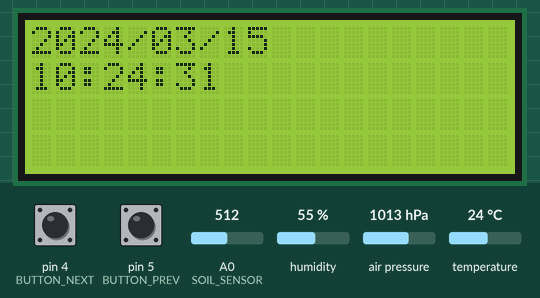
This sketch was run on a simulated Arduino Uno, built with avr-gcc and run on an emulated ATmega328P. On the bench: 20×4 character LCD. The inputs (shaded band) are chosen by the test bench; at power-on: pin 4 (BUTTON_NEXT) HIGH, pin 5 (BUTTON_PREV) HIGH, air pressure 1013 hPa, temperature 24 °C, A0 (SOIL_SENSOR) = 512, humidity 55 %. The local clock reads 2024-03-15 10:24:30 at power-on unless the sketch sets it.

Above: at 1.2 s.
1.3 s: pin 4 (BUTTON_NEXT) pulled LOW for 1.25 s
At 2.9 s:
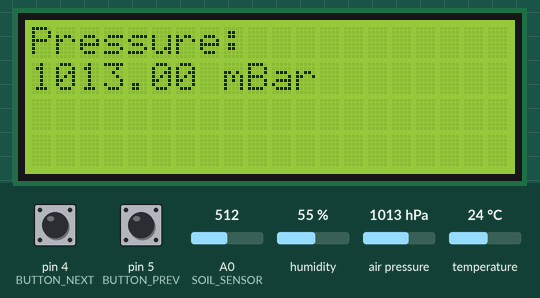
4.0 s: pin 5 (BUTTON_PREV) pulled LOW for 3.2 s
At 8.3 s:
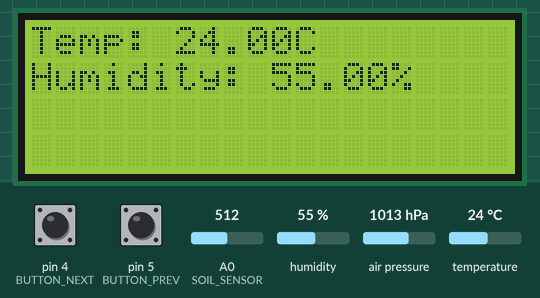
8.7 s: pin 4 (BUTTON_NEXT) pulled LOW for 3.2 s
At 9.6 s:
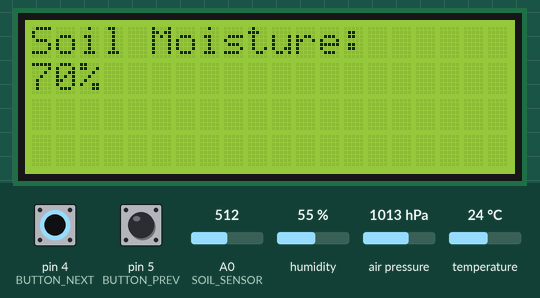
13.4 s: air pressure set to 952 hPa
At 14.1 s:
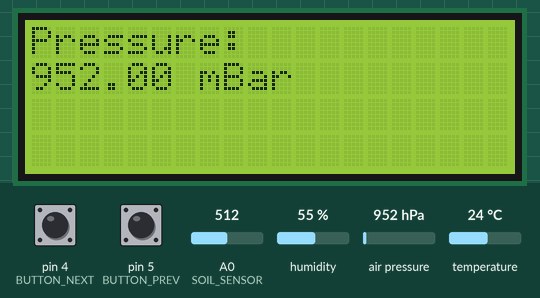
15.3 s: pin 5 (BUTTON_PREV) pulled LOW for 3.2 s
At 16.3 s:
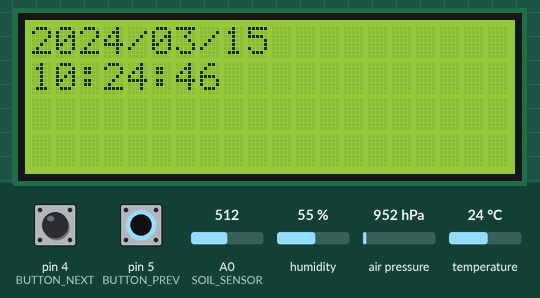
22.6 s: temperature set to 9 °C
At 23.0 s:
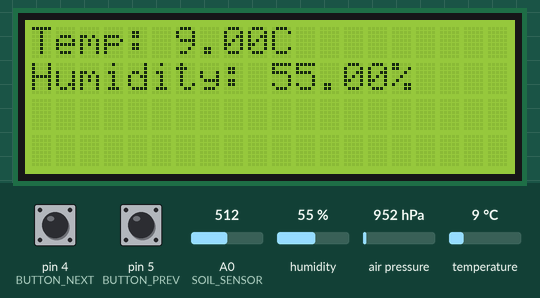
Timing chart, 0 to 25.6 s (numbered marks = the images above; inputs shaded):
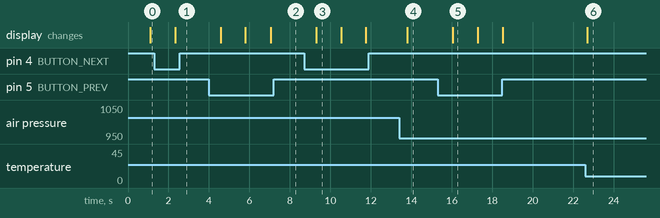

The sketch:

meteo_station.ino
```cpp
#include <Wire.h>
#include <LiquidCrystal_I2C.h>
#include <RTClib.h>
#include <Adafruit_BMP085.h>
#include <DHT.h>

#define SOIL_SENSOR A0  // Define the analog pin

#define DHTPIN 2
#define DHTTYPE DHT11

// Initialize devices
LiquidCrystal_I2C lcd(0x27,20,4);  // set the LCD address to 0x27 for a 16 chars and 2 line display

RTC_DS3231 rtc;  // Updated to DS3231
Adafruit_BMP085 bmp;
DHT dht(DHTPIN, DHTTYPE);

// Button pins
#define BUTTON_NEXT 4
#define BUTTON_PREV 5
#define BUTTON_GND  7

// Screen states
enum Screen { TIME_DATE, PRESSURE, HUMIDITY_TEMP, SOIL };
Screen currentScreen = TIME_DATE;

void setup() {
    lcd.init();
    lcd.backlight();

    pinMode(BUTTON_NEXT, INPUT_PULLUP);
    pinMode(BUTTON_PREV, INPUT_PULLUP);
    pinMode(BUTTON_GND, OUTPUT);
    digitalWrite(BUTTON_GND,LOW);

    if (!rtc.begin()) {
        lcd.print("RTC Error");
        while (1);
    }

    if (rtc.lostPower()) {
        lcd.print("RTC Reset");
        rtc.adjust(DateTime(F(__DATE__), F(__TIME__))); // Set time to compile time
        delay(2000);
    }

    if (!bmp.begin()) {
        lcd.print("BMP180 Error");
        while (1);
    }

    dht.begin();
}

void loop() {
    if (digitalRead(BUTTON_NEXT) == LOW) {
        currentScreen = (Screen)((currentScreen + 1) % 4);
        delay(200); // Debounce
    }

    if (digitalRead(BUTTON_PREV) == LOW) {
        currentScreen = (Screen)((currentScreen - 1 + 4) % 4); // Go back
        delay(200);
    }

    lcd.clear();
    switch (currentScreen) {
        case TIME_DATE:
            displayTimeDate();
            break;
        case PRESSURE:
            displayPressure();
            break;
        case HUMIDITY_TEMP:
            displayHumidityTemp();
            break;
        case SOIL:
            displaySoil();
            break;
    }
    delay(1000); // Small delay to avoid flickering
}

String twoDigits(int number) {
    if (number < 10) return "0" + String(number);
    return String(number);
}

void displayTimeDate() {
    DateTime now = rtc.now();
    lcd.setCursor(0, 0);
    lcd.print(now.year());
    lcd.print('/');
    lcd.print(twoDigits(now.month()));
    lcd.print('/');
    lcd.print(twoDigits(now.day()));

    lcd.setCursor(0, 1);
    lcd.print(twoDigits(now.hour()));
    lcd.print(':');
    lcd.print(twoDigits(now.minute()));
    lcd.print(':');
    lcd.print(twoDigits(now.second()));
}

void displayPressure() {
    lcd.setCursor(0, 0);
    lcd.print("Pressure:");
    lcd.setCursor(0, 1);
    lcd.print(bmp.readPressure() / 100.0);
    lcd.print(" mBar");
}

void displayHumidityTemp() {
    lcd.setCursor(0, 0);
    lcd.print("Temp: ");
    lcd.print(dht.readTemperature());
    lcd.print("C");

    lcd.setCursor(0, 1);
    lcd.print("Humidity: ");
    lcd.print(dht.readHumidity());
    lcd.print("%");
}

void displaySoil() {
    int moistureRaw = analogRead(SOIL_SENSOR);
    int moisturePercent = map(moistureRaw, 1023, 300, 0, 100);  // Adjust range as needed
    lcd.setCursor(0, 0);
    lcd.print("Soil Moisture:");
    lcd.setCursor(0, 1);
    lcd.print(moisturePercent);
    lcd.print("%");
}
```

Measured:
- after the input at 1.3 s, the display: changes after 1.0 s (image 1)
- after the input at 4.0 s, the display: first changes after 0.58 s (image 2 shows a later state)
- after the input at 8.7 s, the display: changes after 0.61 s (image 3)
- after the input at 13.4 s, the display: changes after 0.41 s (image 4)
- after the input at 15.3 s, the display: changes after 0.75 s (image 5)
- after the input at 22.6 s, the display: changes after 0.10 s (image 6)
- what the display in image 3 shows lasts 1.2 s, from 9.3 s to 10.5 s
